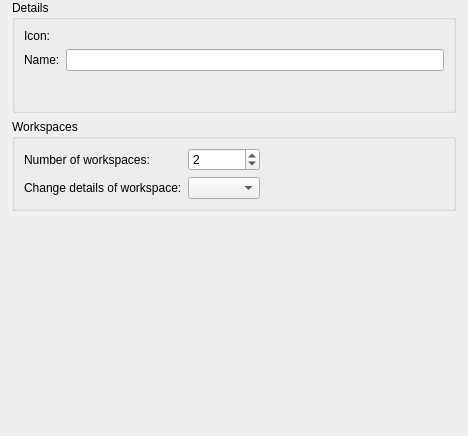
<?xml version="1.0" encoding="UTF-8"?>
<ui version="4.0">
 <class>Core::Internal::WorkspaceSettings</class>
 <widget class="QWidget" name="Core::Internal::WorkspaceSettings">
  <property name="geometry">
   <rect>
    <x>0</x>
    <y>0</y>
    <width>468</width>
    <height>436</height>
   </rect>
  </property>
  <property name="sizePolicy">
   <sizepolicy hsizetype="Preferred" vsizetype="Preferred">
    <horstretch>0</horstretch>
    <verstretch>0</verstretch>
   </sizepolicy>
  </property>
  <property name="windowTitle">
   <string>Form</string>
  </property>
  <layout class="QVBoxLayout" name="verticalLayout_2">
   <property name="leftMargin">
    <number>12</number>
   </property>
   <property name="topMargin">
    <number>0</number>
   </property>
   <property name="rightMargin">
    <number>12</number>
   </property>
   <property name="bottomMargin">
    <number>0</number>
   </property>
   <item>
    <widget class="QScrollArea" name="scrollArea">
     <property name="frameShape">
      <enum>QFrame::NoFrame</enum>
     </property>
     <property name="frameShadow">
      <enum>QFrame::Plain</enum>
     </property>
     <property name="widgetResizable">
      <bool>true</bool>
     </property>
     <widget class="QWidget" name="scrollAreaWidgetContents">
      <property name="geometry">
       <rect>
        <x>0</x>
        <y>0</y>
        <width>444</width>
        <height>436</height>
       </rect>
      </property>
      <layout class="QVBoxLayout" name="verticalLayout">
       <property name="leftMargin">
        <number>0</number>
       </property>
       <property name="topMargin">
        <number>0</number>
       </property>
       <property name="rightMargin">
        <number>0</number>
       </property>
       <property name="bottomMargin">
        <number>0</number>
       </property>
       <item>
        <widget class="QGroupBox" name="groupBox_2">
         <property name="sizePolicy">
          <sizepolicy hsizetype="Preferred" vsizetype="Preferred">
           <horstretch>0</horstretch>
           <verstretch>0</verstretch>
          </sizepolicy>
         </property>
         <property name="title">
          <string>Details</string>
         </property>
         <layout class="QGridLayout" name="gridLayout">
          <item row="2" column="0">
           <widget class="QLabel" name="label_2">
            <property name="text">
             <string>Icon:</string>
            </property>
           </widget>
          </item>
          <item row="2" column="1">
           <widget class="Utils::PathChooser" name="iconPathChooser" native="true"/>
          </item>
          <item row="3" column="1">
           <widget class="QLineEdit" name="nameEdit"/>
          </item>
          <item row="3" column="0">
           <widget class="QLabel" name="label_3">
            <property name="text">
             <string>Name:</string>
            </property>
           </widget>
          </item>
          <item row="5" column="1">
           <spacer name="verticalSpacer_2">
            <property name="orientation">
             <enum>Qt::Vertical</enum>
            </property>
            <property name="sizeType">
             <enum>QSizePolicy::Fixed</enum>
            </property>
            <property name="sizeHint" stdset="0">
             <size>
              <width>20</width>
              <height>10</height>
             </size>
            </property>
           </spacer>
          </item>
          <item row="6" column="1">
           <widget class="QLabel" name="label_4">
            <property name="toolTip">
             <string>&lt;!DOCTYPE HTML PUBLIC &quot;-//W3C//DTD HTML 4.0//EN&quot; &quot;http://www.w3.org/TR/REC-html40/strict.dtd&quot;&gt;
&lt;html&gt;&lt;head&gt;&lt;meta name=&quot;qrichtext&quot; content=&quot;1&quot; /&gt;&lt;style type=&quot;text/css&quot;&gt;
p, li { white-space: pre-wrap; }
&lt;/style&gt;&lt;/head&gt;&lt;body style=&quot; font-family:'Sans'; font-size:8pt; font-weight:400; font-style:normal;&quot;&gt;
&lt;p style=&quot; margin-top:0px; margin-bottom:0px; margin-left:0px; margin-right:0px; -qt-block-indent:0; text-indent:0px;&quot;&gt;&lt;span style=&quot; font-weight:600;&quot;&gt;Note:&lt;/span&gt; A restart is needed for changes to number of workspaces to take effect.&lt;/p&gt;&lt;/body&gt;&lt;/html&gt;</string>
            </property>
            <property name="text">
             <string/>
            </property>
           </widget>
          </item>
         </layout>
        </widget>
       </item>
       <item>
        <widget class="QGroupBox" name="groupBox">
         <property name="sizePolicy">
          <sizepolicy hsizetype="Preferred" vsizetype="Preferred">
           <horstretch>0</horstretch>
           <verstretch>0</verstretch>
          </sizepolicy>
         </property>
         <property name="title">
          <string>Workspaces</string>
         </property>
         <layout class="QGridLayout" name="gridLayout_2">
          <item row="0" column="0">
           <widget class="QLabel" name="label">
            <property name="text">
             <string>Number of workspaces:</string>
            </property>
           </widget>
          </item>
          <item row="0" column="4">
           <spacer name="horizontalSpacer_2">
            <property name="orientation">
             <enum>Qt::Horizontal</enum>
            </property>
            <property name="sizeHint" stdset="0">
             <size>
              <width>0</width>
              <height>20</height>
             </size>
            </property>
           </spacer>
          </item>
          <item row="2" column="0">
           <widget class="QLabel" name="label_5">
            <property name="text">
             <string>Change details of workspace:</string>
            </property>
           </widget>
          </item>
          <item row="2" column="2">
           <widget class="QComboBox" name="workspaceComboBox"/>
          </item>
          <item row="0" column="2">
           <widget class="QSpinBox" name="numberOfWorkspacesSpinBox">
            <property name="sizePolicy">
             <sizepolicy hsizetype="Preferred" vsizetype="Fixed">
              <horstretch>0</horstretch>
              <verstretch>0</verstretch>
             </sizepolicy>
            </property>
            <property name="minimum">
             <number>1</number>
            </property>
            <property name="maximum">
             <number>10</number>
            </property>
            <property name="value">
             <number>2</number>
            </property>
           </widget>
          </item>
         </layout>
        </widget>
       </item>
       <item>
        <spacer name="verticalSpacer">
         <property name="orientation">
          <enum>Qt::Vertical</enum>
         </property>
         <property name="sizeHint" stdset="0">
          <size>
           <width>20</width>
           <height>40</height>
          </size>
         </property>
        </spacer>
       </item>
      </layout>
     </widget>
    </widget>
   </item>
  </layout>
 </widget>
 <customwidgets>
  <customwidget>
   <class>Utils::PathChooser</class>
   <extends>QWidget</extends>
   <header>utils/pathchooser.h</header>
   <container>1</container>
  </customwidget>
 </customwidgets>
 <resources/>
 <connections/>
</ui>
